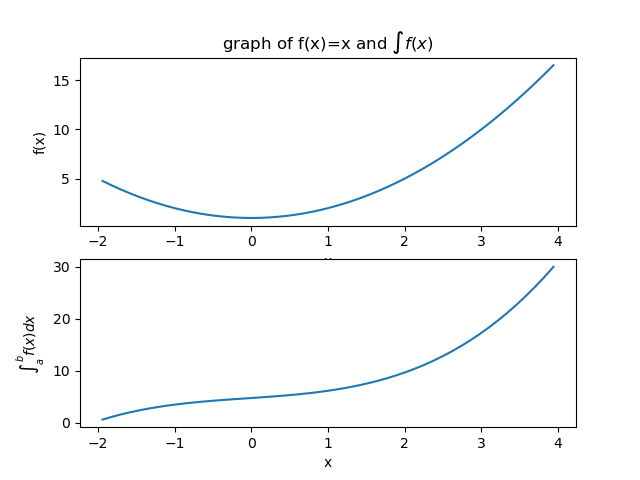

Reproduce this figure in Python.
import matplotlib.pyplot as plt

def func(x):
    return x**2+1

a=-2;b=4;n=50;sum=0;i=0
dx=(b-a)/n
x=[];y=[];Z=[]

while i<n:
    x1= a + i * dx
    x2= x1+dx
    trap=(x1+x2)/2
    x.append(trap)
    fn=func(trap)
    y.append(fn)

    sum += y[i]*dx
    Z.append(sum)
    i=i+1

print("integrated value is =", round(sum,5))
plt.figure()
plt.subplot(2,1,1)
plt.plot(x,y)
plt.title('graph of f(x)=x and $\int f(x)$')
plt.xlabel('x')
plt.ylabel('f(x)')

plt.subplot(2,1,2)
plt.plot(x,Z)
plt.xlabel('x')
plt.ylabel('$\int_{a}^{b} f(x) dx$')
plt.show()
